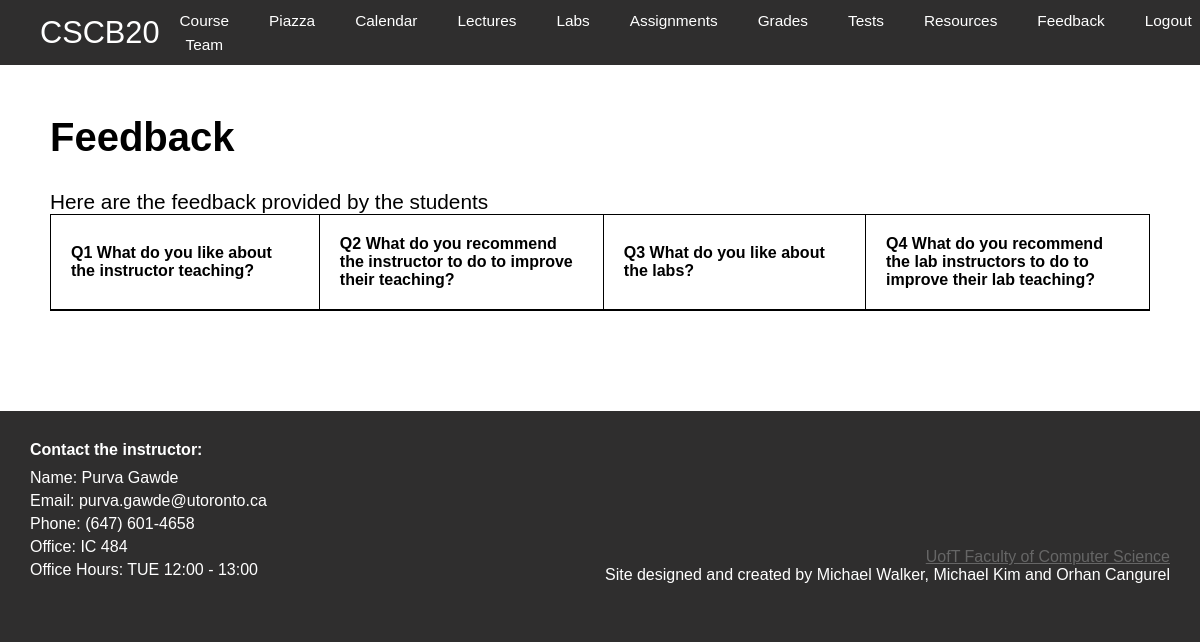
/feedback (signed in), run on an earlier commit of the app's database.
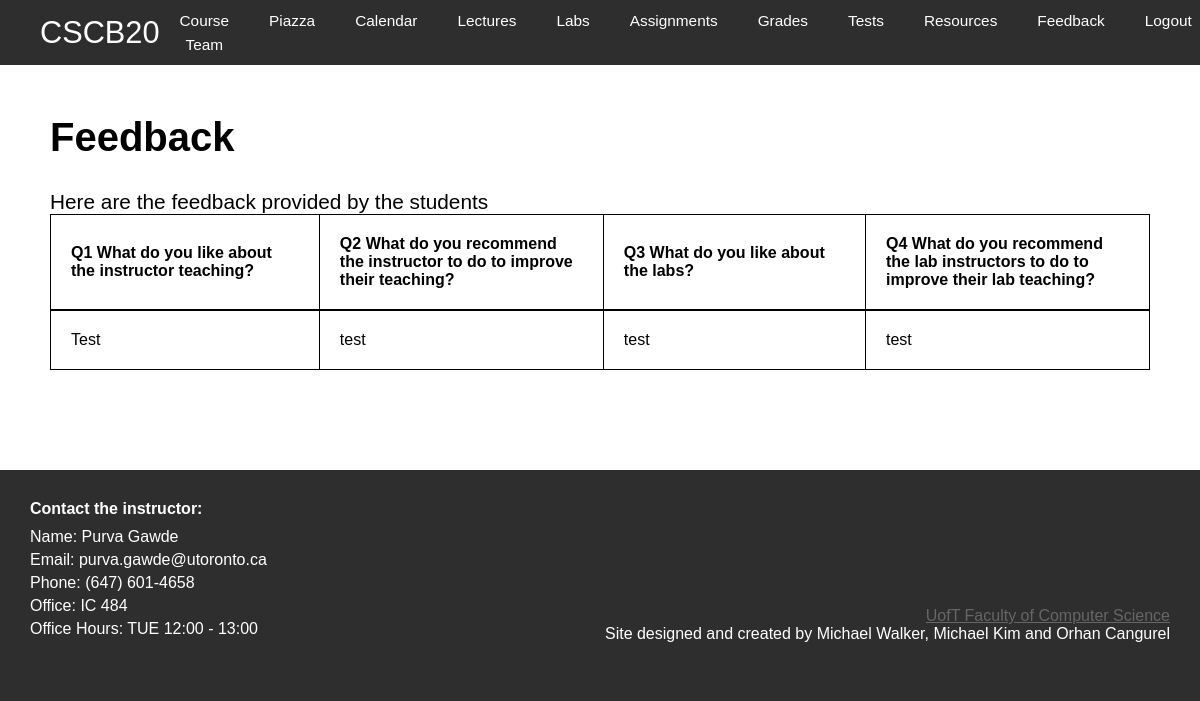
And on a later commit of the database.
### app.py (models this page shows)
class Feedback(db.Model):
    to=db.Column(db.String(20), primary_key = True, nullable = False)
    q1=db.Column(db.Text, primary_key = True, nullable = False)
    q2=db.Column(db.Text, primary_key = True, nullable = False)
    q3=db.Column(db.Text, primary_key = True, nullable = False)
    q4=db.Column(db.Text, primary_key = True, nullable = False)

### app.py (the view)
@app.route('/feedback', methods=['GET', 'POST'])
def feedback():
    if session['type']== 'Student':
        if request.method == 'GET':
            query_intructor_result = query_intructor()
            return render_template('feedback.html', query_intructor_result=query_intructor_result )
        else:
            query_intructor_result = query_intructor()
            username=request.form['InstructorName_ID']
            Instructor1 = Instructor.query.filter_by(username= username).first()
            if not Instructor1:
                flash('Please put in valid instructor name', 'Error')
                return render_template('feedback.html', query_intructor_result=query_intructor_result )
            else:
                feedback_details = (
                    request.form['InstructorName_ID'],
                    request.form['Ans1_ID'],
                    request.form['Ans2_ID'],
                    request.form['Ans3_ID'],
                    request.form['Ans4_ID']
                )
                add_feedback(feedback_details)
                message='Feedback has been received'
                return render_template('feedback.html', query_intructor_result=query_intructor_result, message=message)
    else:
        query_feedback_result=query_feedback()
        return render_template('Instructor_feedback.html', query_feedback_result=query_feedback_result)

### app.py (called while the page is built)
def query_feedback():
    name = session['name']
    query_feedback=Feedback.query.filter_by(to=name)
    return query_feedback

### templates/Instructor_feedback.html (shortened to what this page needs)
<!DOCTYPE html>
<html lang="en" dir="ltr">
<head>
    <link rel="stylesheet" href="{{ url_for('static', filename='css/Instructor_feedback.css') }}" />
</head>
<body>
    {% extends "template.html" %}
    {% block content %}
    <section id="content">
        <h1>Feedback</h1>
        <p>Here are the feedback provided by the students</p>
        <div class="tbody">
        <table>
            <tbody>
            <tr>
                <th>Q1 What do you like about the instructor teaching?</th>
                <th>Q2 What do you recommend the instructor to do to improve their teaching?</th>
                <th>Q3 What do you like about the labs?</th>
                <th>Q4 What do you recommend the lab instructors to do to improve their lab teaching?</th>
            </tr>
            {% for feedback in query_feedback_result %}
            <tr>
                <td>{{ feedback.q1 }}</td>
                <td>{{ feedback.q2 }}</td>
                <td>{{ feedback.q3 }}</td>
                <td>{{ feedback.q4 }}</td>
            </tr>
            {% endfor %}
        </table>
        </div>
    </section>
    {% endblock %}

What changed in the data, as far as the page shows it:
added Feedback: q1 "Test", q2 "test", q3 "test", q4 "test"
